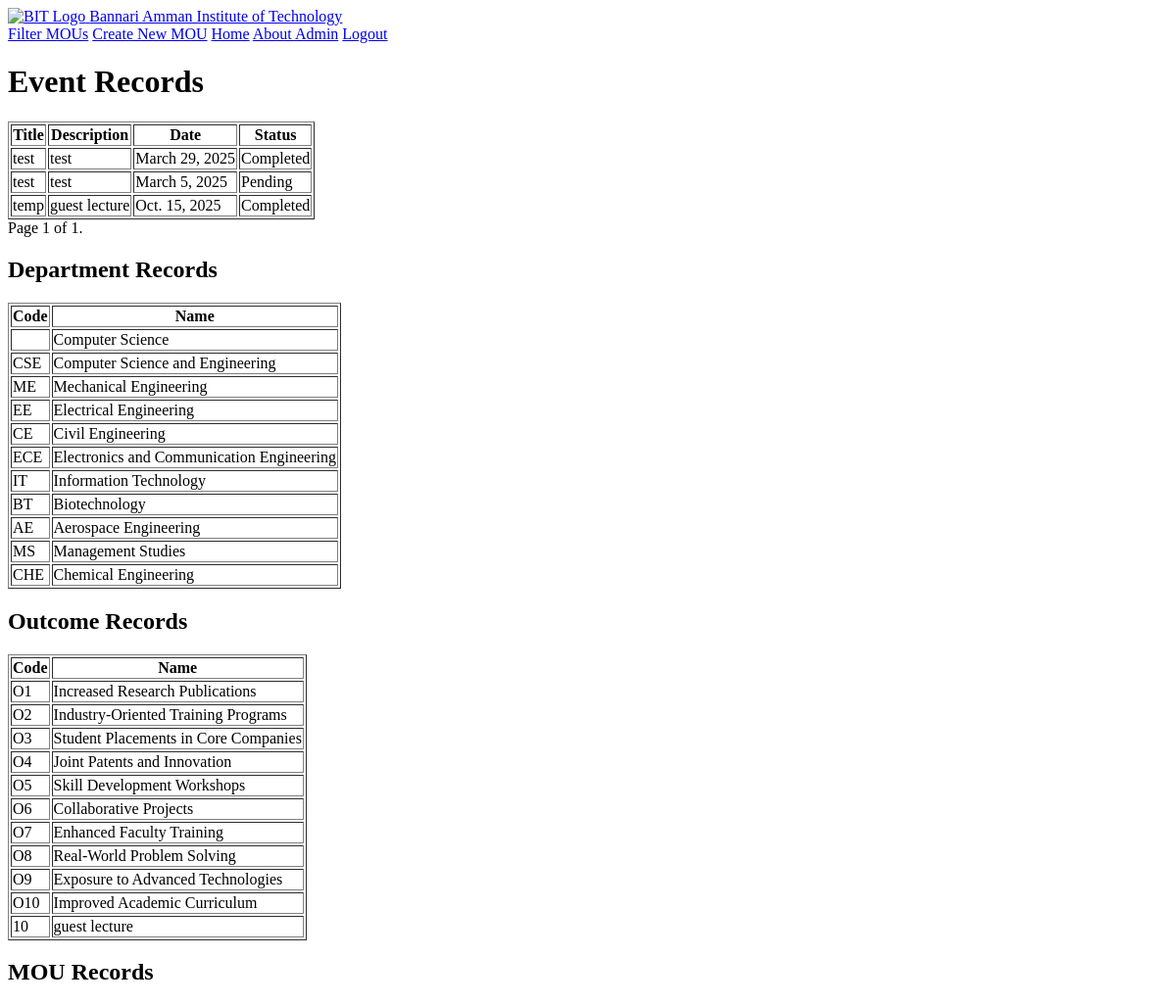
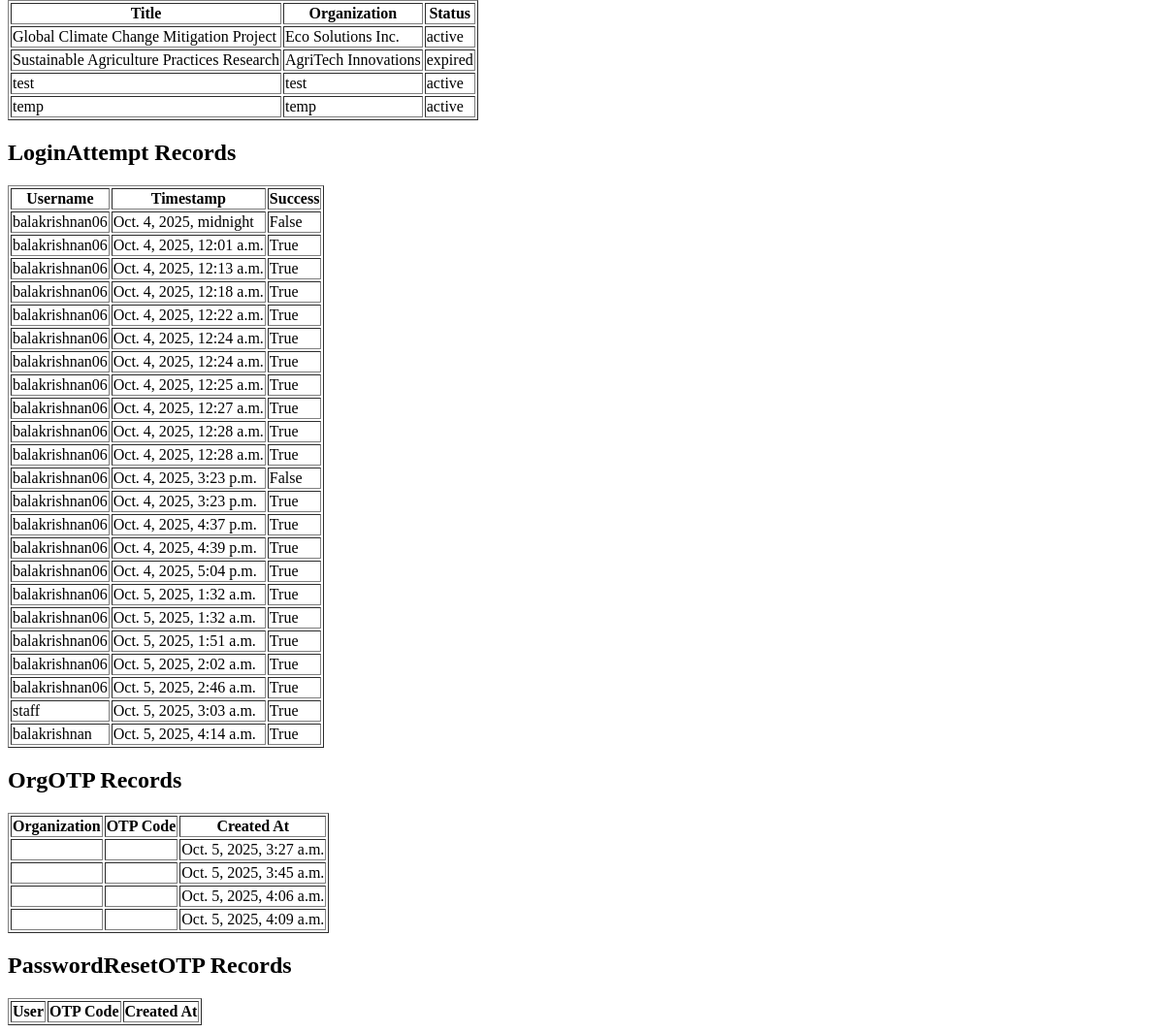
The page /show-database/ (signed in) on the database as committed earlier (2 pictures, top to bottom).
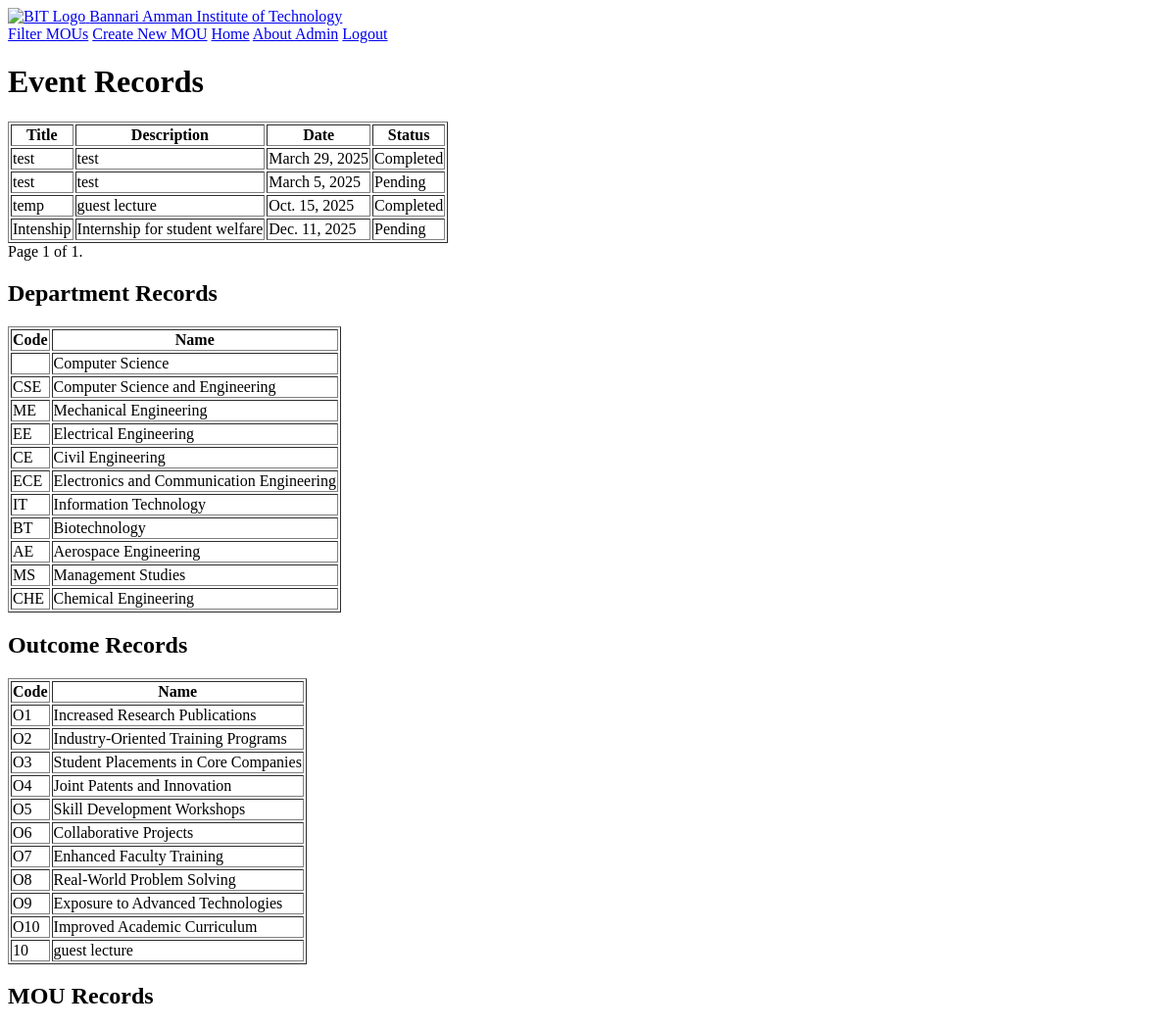
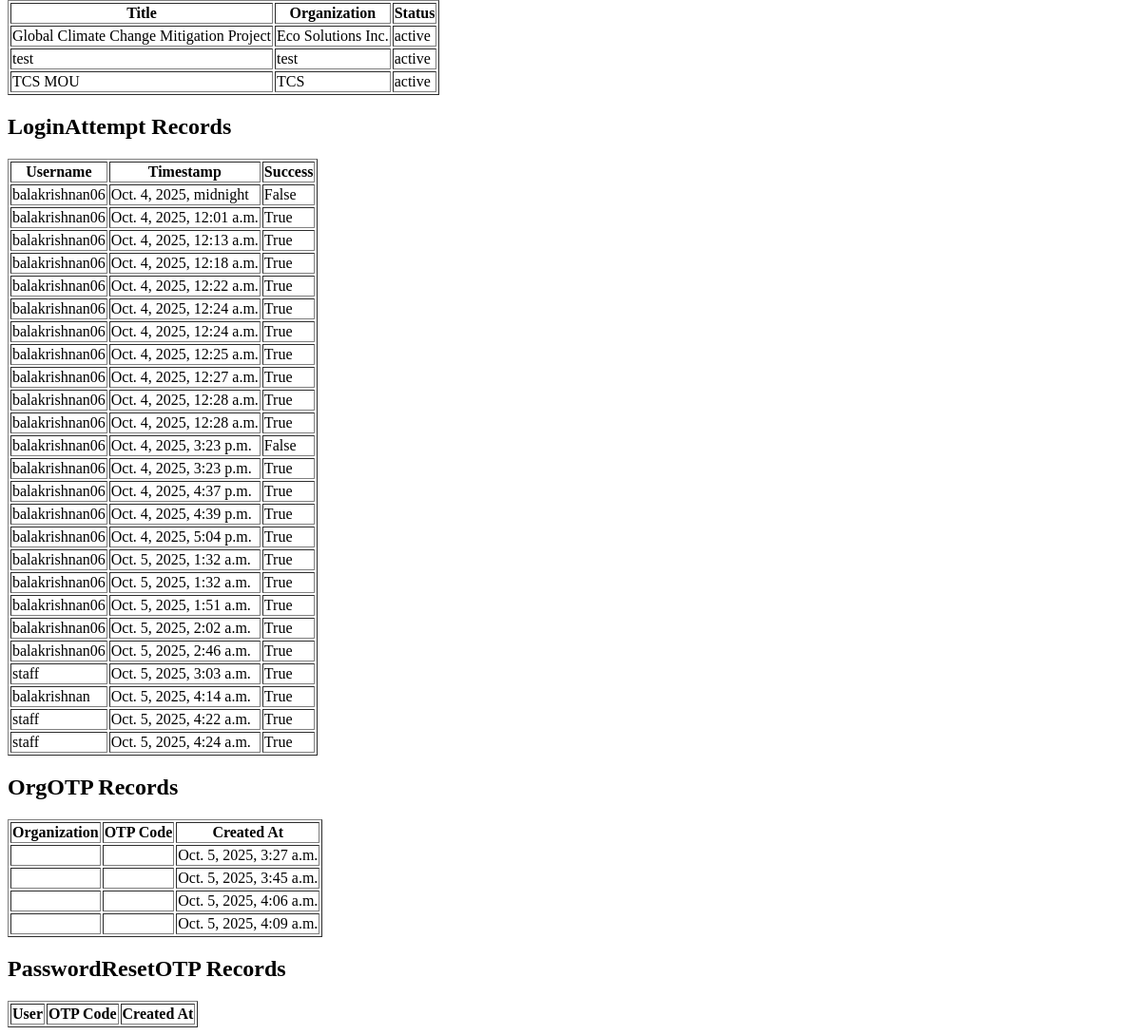
The same page on the database as committed later (2 pictures, top to bottom).
### mou/models.py (models this page shows, shortened)
class Event(models.Model):
    mou = models.ForeignKey('MOU', on_delete=models.CASCADE, related_name='events')
    title = models.CharField(max_length=255)
    description = models.TextField()
    date = models.DateField()
    status = models.CharField(
        max_length=50,
        choices=[
            ('Pending', 'Pending'),
            ('Completed', 'Completed'),
        ],
        default='Pending'
    )

class Department(models.Model):
    code = models.CharField(max_length=10, unique=True)
    name = models.CharField(max_length=100)

class Outcome(models.Model):
    code = models.CharField(max_length=10, unique=True)
    name = models.CharField(max_length=100)

class MOU(models.Model):
    title = models.CharField(max_length=255)
    organization_name = models.CharField(max_length=255, blank=True, null=True)
    department_choices = [
        ('cse', 'Computer Science and Engineering'),
        ('it', 'Information Technology'),
        ('ece', 'Electronics and Communication Engineering'),
        ('mech', 'Mechanical Engineering'),
        ('civil', 'Civil Engineering'),
    ]
    department = models.ManyToManyField('Department', related_name='mous')
    start_date = models.DateField()
    end_date = models.DateField()
    document = models.FileField(upload_to='mou_documents/', blank=True, null=True)
    status_choices = [
        ('draft', 'Draft'),
        ('active', 'Active'),
        ('expired', 'Expired'),
    ]
    status = models.CharField(max_length=20, choices=status_choices, default='draft')
    mou_coordinator_name = models.CharField(max_length=100, blank=True, null=True)
    mou_coordinator_mobile = models.CharField(max_length=15, blank=True, null=True)
    mou_coordinator_email = models.EmailField(blank=True, null=True)
    staff_coordinator_name = models.CharField(max_length=100, blank=True, null=True)
    staff_coordinator_mobile = models.CharField(max_length=15, blank=True, null=True)
    staff_coordinator_email = models.EmailField(blank=True, null=True)
    outcome_choices = [
        ('placement', 'Placement'),
        ('iv', 'Industrial Visit'),
        ('workshop', 'Workshop'),
        ('research', 'Research Collaboration'),
        ('internship', 'Internship'),
    ]
    outcome = models.ManyToManyField(Outcome, related_name='mous')
    payment_paid = models.DecimalField(max_digits=10, decimal_places=2, default=0.00)

class LoginAttempt(models.Model):
    username = models.CharField(max_length=150)
    success = models.BooleanField(default=False)
    timestamp = models.DateTimeField(auto_now_add=True)
    ip_address = models.GenericIPAddressField(null=True, blank=True)

class OrgOTP(models.Model):
    email = models.EmailField()
    code = models.CharField(max_length=10)
    created_at = models.DateTimeField(auto_now_add=True)
    expires_at = models.DateTimeField()
    used = models.BooleanField(default=False)

### mou/views.py (the view)
# urls.py: path('show-database/', views.show_database, name='show_database'),
@login_required
def show_database(request):
    records = Event.objects.all()
    records1 = Department.objects.all()
    records2 = Outcome.objects.all()
    records3 = MOU.objects.all()
    records4 = LoginAttempt.objects.all()
    records5 = OrgOTP.objects.all()
    records6 = PasswordResetOTP.objects.all()
    paginator = Paginator(records, 100)  # Show 10 records per page
    page_number = request.GET.get('page')  # Get the page number from the request
    page_obj = paginator.get_page(page_number)
    return render(request, 'mou/show_database.html', {
        'records': page_obj,
        'records1': records1,
        'records2': records2,
        'records3': records3,
        'records4': records4,
        'records5': records5,
        'records6': records6,
    })

### mou/templates/mou/show_database.html (shortened to what this page needs)
<!DOCTYPE html>
<html lang="en">
<head>
</head>
<body>
    {% include 'mou/_navbar.html' %}
    <h1>Event Records</h1>
    <table border="1">
        <thead>
            <tr>
                <th>Title</th>
                <th>Description</th>
                <th>Date</th>
                <th>Status</th>
            </tr>
        </thead>
        <tbody>
            {% for record in records %}
                <tr>
                    <td>{{ record.title }}</td>
                    <td>{{ record.description }}</td>
                    <td>{{ record.date }}</td>
                    <td>{{ record.status }}</td>
                </tr>
            {% endfor %}
        </tbody>
    </table>
    <div>
        <span class="step-links">
            <span class="current">
                Page {{ records.number }} of {{ records.paginator.num_pages }}.
            </span>
        </span>
    </div>
    <h2>Department Records</h2>
    <table border="1">
        <thead>
            <tr>
                <th>Code</th>
                <th>Name</th>
            </tr>
        </thead>
        <tbody>
            {% for record in records1 %}
                <tr>
                    <td>{{ record.code }}</td>
                    <td>{{ record.name }}</td>
                </tr>
            {% endfor %}
        </tbody>
    </table>
    <h2>Outcome Records</h2>
    <table border="1">
        <thead>
            <tr>
                <th>Code</th>
                <th>Name</th>
            </tr>
        </thead>
        <tbody>
            {% for record in records2 %}
                <tr>
                    <td>{{ record.code }}</td>
                    <td>{{ record.name }}</td>
                </tr>
            {% endfor %}
        </tbody>
    </table>
    <h2>MOU Records</h2>
    <table border="1">
        <thead>
            <tr>
                <th>Title</th>
                <th>Organization</th>
                <th>Status</th>
            </tr>
        </thead>
        <tbody>
            {% for record in records3 %}
                <tr>
                    <td>{{ record.title }}</td>
                    <td>{{ record.organization_name }}</td>
                    <td>{{ record.status }}</td>
                </tr>
            {% endfor %}
        </tbody>
    </table>
    <h2>LoginAttempt Records</h2>
    <table border="1">
        <thead>
            <tr>
                <th>Username</th>
                <th>Timestamp</th>
                <th>Success</th>
            </tr>
        </thead>
        <tbody>
            {% for record in records4 %}
                <tr>
                    <td>{{ record.username }}</td>
                    <td>{{ record.timestamp }}</td>
                    <td>{{ record.success }}</td>
                </tr>
            {% endfor %}
        </tbody>
    </table>
    <h2>OrgOTP Records</h2>
    <table border="1">
        <thead>
            <tr>
                <th>Organization</th>
                <th>OTP Code</th>
                <th>Created At</th>
            </tr>
        </thead>
        <tbody>
            {% for record in records5 %}
                <tr>
                    <td>{{ record.organization.name }}</td>
                    <td>{{ record.otp_code }}</td>
                    <td>{{ record.created_at }}</td>
                </tr>
            {% endfor %}
        </tbody>
    </table>
    <h2>PasswordResetOTP Records</h2>
    <table border="1">
        <thead>
            <tr>
                <th>User</th>
                <th>OTP Code</th>
                <th>Created At</th>
            </tr>
        </thead>
    </table>
</body>
</html>

Rows that differ between the two databases and show on the page:
removed MOU: title "Sustainable Agriculture Practices Research", organization_name "AgriTech Innovations", status "expired"
added Event: title "Intenship", description "Internship for student welfare", date "Dec. 11, 2025", status "Pending"
changed MOU: title "temp" → "TCS MOU"; organization_name "temp" → "TCS"
added LoginAttempt: username "staff", timestamp "Oct. 5, 2025, 4:22 a.m.", success "True"
added LoginAttempt: username "staff", timestamp "Oct. 5, 2025, 4:24 a.m.", success "True"
